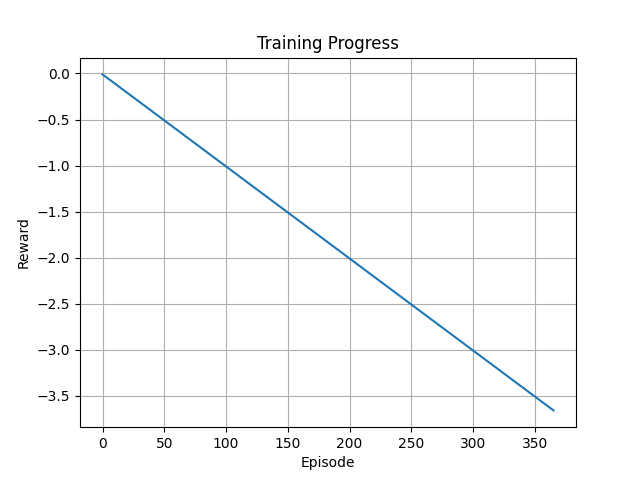

The script that saved this image:
import matplotlib.pyplot as plt

def plot_curve(data, ylabel="Reward", title="Training Progress", save_path="plot.png"):
    plt.figure()
    plt.plot(data)
    plt.xlabel("Episode")
    plt.ylabel(ylabel)
    plt.title(title)
    plt.grid()
    plt.savefig(save_path)
    plt.close()
